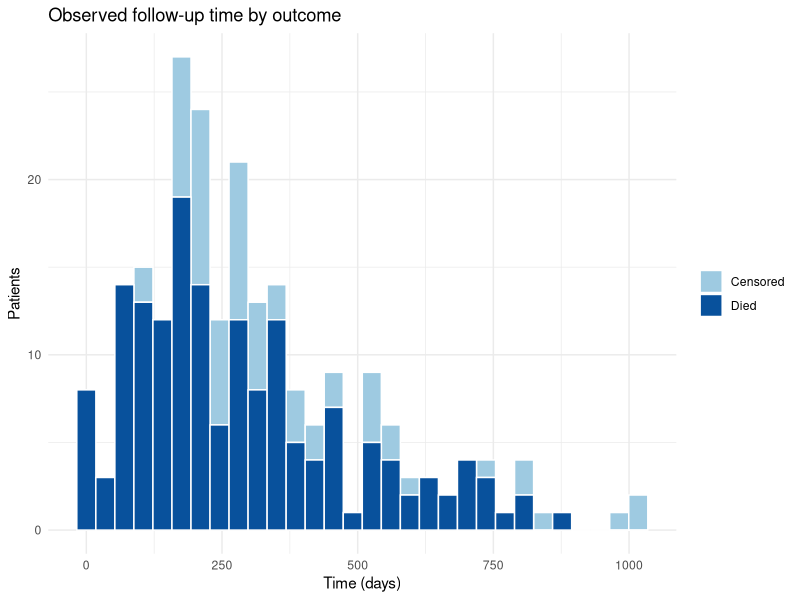
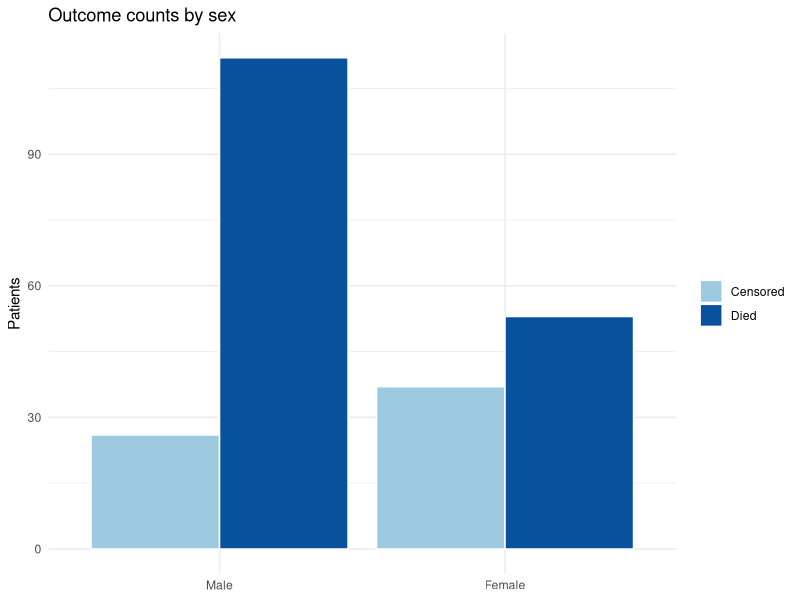
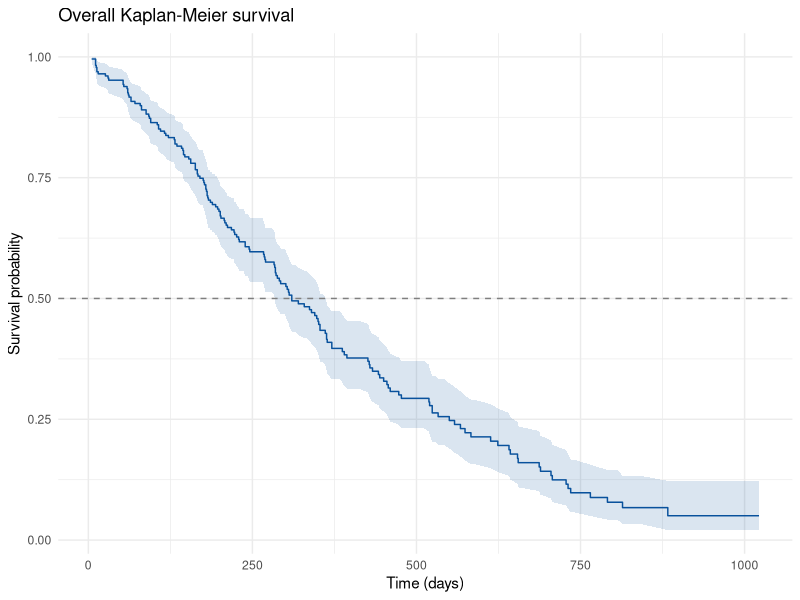
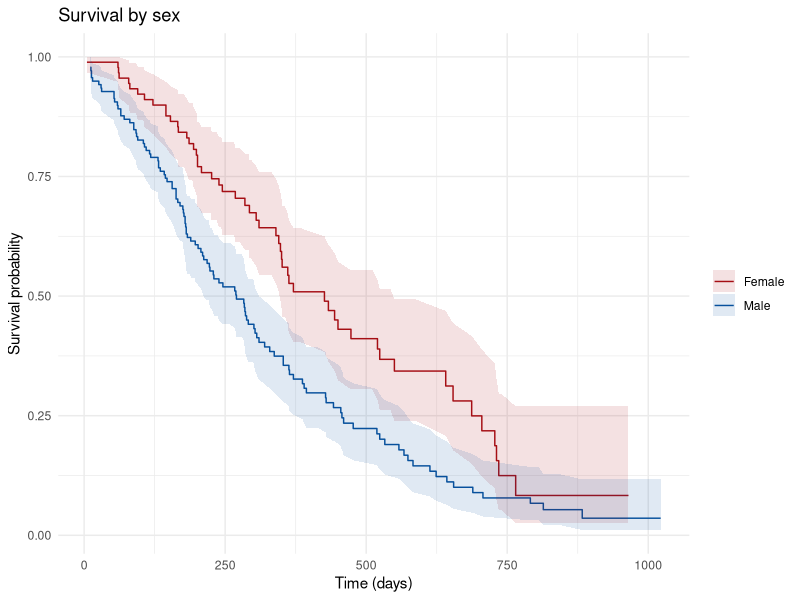
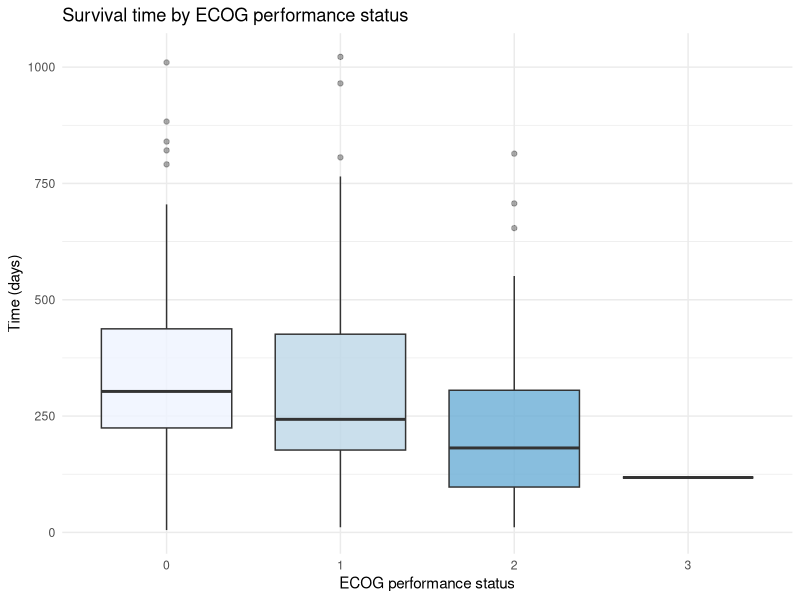
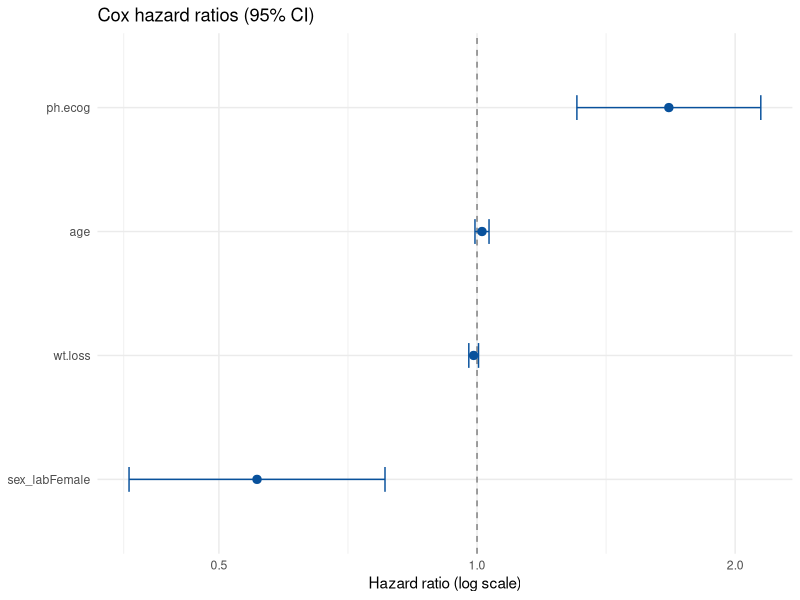
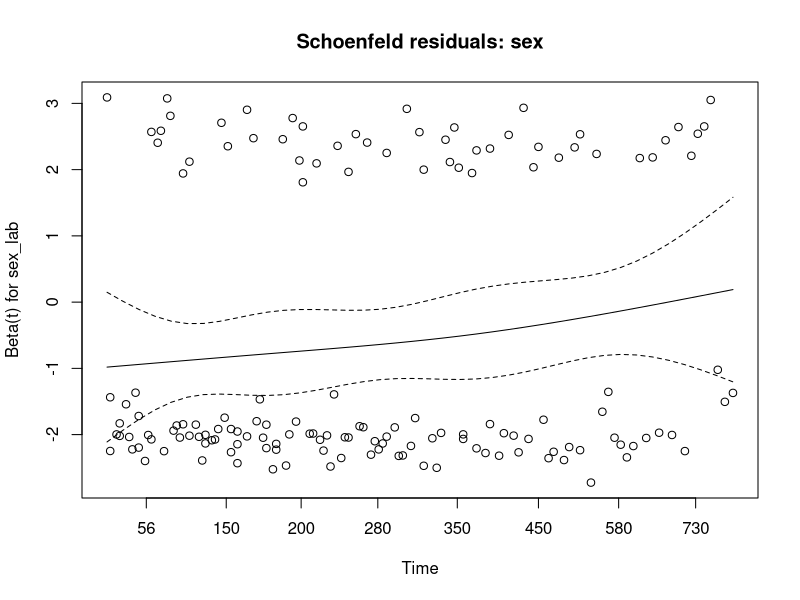

These figures' R source, in order:
## ---- chunk 1
knitr::opts_chunk$set(
  echo = TRUE, message = FALSE, warning = FALSE,
  fig.width = 8, fig.height = 5, dpi = 150
)
## ---- chunk 2
library(survival)   # lung data, survfit (Kaplan-Meier), coxph (Cox model), cox.zph (PH check)
library(dplyr)      # data manipulation
library(tidyr)      # reshaping for plots
library(broom)      # tidy model output into data frames for ggplot
library(ggplot2)    # visualization
library(scales)     # axis formatting
## ---- chunk 3
# Load the lung dataset and build analysis-ready variables.
# In survival::lung, status is coded 1 = censored, 2 = dead. We recode an explicit
# event indicator (1 = death observed, 0 = censored) so every model reads the outcome
# the same way, and we label sex so plots and tables are self-explanatory.
data(lung)
d <- lung %>%
  mutate(
    event   = ifelse(status == 2, 1, 0),                 # 1 = death, 0 = censored
    sex_lab = factor(sex, levels = c(1, 2), labels = c("Male", "Female")),
    ecog    = factor(ph.ecog)                            # ECOG performance status as a group factor
  )

# Cohort overview: how many patients, how many deaths vs. censored, basic age profile.
c(n = nrow(d), deaths = sum(d$event), censored = sum(d$event == 0))
summary(d$age)
table(d$sex_lab)
## ---- chunk 4
# Distribution of observed follow-up time, split by whether the patient died or was
# censored. Censored observations (still alive at last contact) carry partial information
# and are exactly why ordinary averages of "time" would be misleading here.
ggplot(d, aes(x = time, fill = factor(event, labels = c("Censored", "Died")))) +
  geom_histogram(bins = 30, position = "stack", color = "white") +
  scale_fill_manual(values = c("Censored" = "#9ecae1", "Died" = "#08519c"), name = NULL) +
  labs(title = "Observed follow-up time by outcome",
       x = "Time (days)", y = "Patients") +
  theme_minimal()
## ---- chunk 5
# Event vs. censoring counts by sex. This previews the survival comparison in Section 3:
# a higher share of censored (surviving) patients in one group hints at better prognosis.
d %>%
  count(sex_lab, outcome = factor(event, labels = c("Censored", "Died"))) %>%
  ggplot(aes(x = sex_lab, y = n, fill = outcome)) +
  geom_col(position = "dodge", color = "white") +
  scale_fill_manual(values = c("Censored" = "#9ecae1", "Died" = "#08519c"), name = NULL) +
  labs(title = "Outcome counts by sex", x = NULL, y = "Patients") +
  theme_minimal()
## ---- chunk 6
# Overall survival curve with 95% confidence band. The median survival time is where
# the curve crosses 0.5.
fit_all <- survfit(Surv(time, event) ~ 1, data = d)
km_all  <- broom::tidy(fit_all)
ggplot(km_all, aes(x = time, y = estimate)) +
  geom_step(color = "#08519c") +
  geom_ribbon(aes(ymin = conf.low, ymax = conf.high), alpha = 0.15, fill = "#08519c") +
  geom_hline(yintercept = 0.5, linetype = "dashed", color = "grey50") +
  labs(title = "Overall Kaplan-Meier survival", x = "Time (days)", y = "Survival probability") +
  theme_minimal()
## ---- chunk 7
# Survival by sex. The gap between the two step functions is the effect we formally
# test with the log-rank statistic below.
fit_sex <- survfit(Surv(time, event) ~ sex_lab, data = d)
km_sex  <- broom::tidy(fit_sex)
ggplot(km_sex, aes(x = time, y = estimate, color = strata, fill = strata)) +
  geom_step() +
  geom_ribbon(aes(ymin = conf.low, ymax = conf.high), alpha = 0.12, color = NA) +
  scale_color_manual(values = c("sex_lab=Male" = "#08519c", "sex_lab=Female" = "#a50f15"),
                     labels = c("Female", "Male"), name = NULL) +
  scale_fill_manual(values = c("sex_lab=Male" = "#08519c", "sex_lab=Female" = "#a50f15"),
                    labels = c("Female", "Male"), name = NULL) +
  labs(title = "Survival by sex", x = "Time (days)", y = "Survival probability") +
  theme_minimal()

# Median survival per group and the log-rank test of the difference.
fit_sex
survdiff(Surv(time, event) ~ sex_lab, data = d)
## ---- chunk 8
# Survival time across ECOG performance levels. ANOVA tests the group-mean difference;
# the boxplot shows the direction and spread behind that test.
d_ec <- d %>% filter(!is.na(ph.ecog))
ggplot(d_ec, aes(x = ecog, y = time, fill = ecog)) +
  geom_boxplot(alpha = 0.8, outlier.alpha = 0.4) +
  scale_fill_brewer(palette = "Blues", guide = "none") +
  labs(title = "Survival time by ECOG performance status",
       x = "ECOG performance status", y = "Time (days)") +
  theme_minimal()

aov_fit <- aov(time ~ ecog, data = d_ec)
summary(aov_fit)
## ---- chunk 9
# Multivariable Cox model. We tidy the fit into hazard ratios with 95% CIs and show them
# as a forest plot: points right of 1 raise risk, left of 1 lower it; whiskers crossing 1
# are not statistically distinguishable from "no effect."
cox_fit <- coxph(Surv(time, event) ~ age + sex_lab + ph.ecog + wt.loss, data = d)
hr <- broom::tidy(cox_fit, exponentiate = TRUE, conf.int = TRUE)
ggplot(hr, aes(x = estimate, y = reorder(term, estimate))) +
  geom_vline(xintercept = 1, linetype = "dashed", color = "grey50") +
  geom_point(size = 2.5, color = "#08519c") +
  geom_errorbarh(aes(xmin = conf.low, xmax = conf.high), height = 0.2, color = "#08519c") +
  scale_x_log10() +
  labs(title = "Cox hazard ratios (95% CI)", x = "Hazard ratio (log scale)", y = NULL) +
  theme_minimal()

summary(cox_fit)            # coefficients, HRs, CIs, p-values, concordance (C-index)
## ---- chunk 10
# Proportional-hazards assumption check (Grambsch & Therneau, 1994): a non-significant
# global test means hazard ratios are reasonably constant over time, which the Cox model
# requires. Schoenfeld residuals should show no trend against time.
zph <- cox.zph(cox_fit)
zph
plot(zph[2], main = "Schoenfeld residuals: sex")
